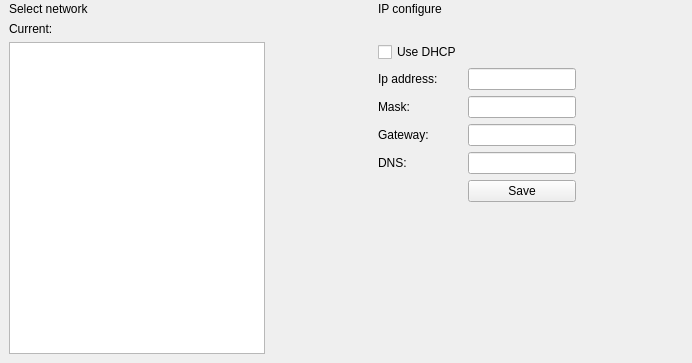
<?xml version="1.0" encoding="UTF-8"?>
<ui version="4.0">
 <class>HNManageEthenetWidget</class>
 <widget class="QWidget" name="HNManageEthenetWidget">
  <property name="geometry">
   <rect>
    <x>0</x>
    <y>0</y>
    <width>692</width>
    <height>363</height>
   </rect>
  </property>
  <property name="windowTitle">
   <string>Form</string>
  </property>
  <layout class="QVBoxLayout" name="verticalLayout">
   <property name="spacing">
    <number>0</number>
   </property>
   <property name="leftMargin">
    <number>0</number>
   </property>
   <property name="topMargin">
    <number>0</number>
   </property>
   <property name="rightMargin">
    <number>0</number>
   </property>
   <property name="bottomMargin">
    <number>0</number>
   </property>
   <item>
    <widget class="QWidget" name="widgetIP" native="true">
     <layout class="QGridLayout" name="gridLayout_9">
      <property name="topMargin">
       <number>2</number>
      </property>
      <item row="0" column="0">
       <widget class="QLabel" name="label_11">
        <property name="sizePolicy">
         <sizepolicy hsizetype="Preferred" vsizetype="Maximum">
          <horstretch>0</horstretch>
          <verstretch>0</verstretch>
         </sizepolicy>
        </property>
        <property name="text">
         <string>Select network</string>
        </property>
       </widget>
      </item>
      <item row="0" column="2">
       <widget class="QLabel" name="label_12">
        <property name="text">
         <string>IP configure</string>
        </property>
       </widget>
      </item>
      <item row="1" column="0">
       <widget class="QLabel" name="lb_curnet">
        <property name="text">
         <string>Current:</string>
        </property>
       </widget>
      </item>
      <item row="2" column="0" rowspan="7">
       <widget class="HNWIFIWidget" name="tableView_Wifi"/>
      </item>
      <item row="2" column="2">
       <widget class="QCheckBox" name="chk_dhcp">
        <property name="text">
         <string>Use DHCP</string>
        </property>
        <property name="checked">
         <bool>false</bool>
        </property>
       </widget>
      </item>
      <item row="3" column="2">
       <widget class="QLabel" name="label">
        <property name="text">
         <string>Ip address:</string>
        </property>
       </widget>
      </item>
      <item row="3" column="3">
       <widget class="QLineEdit" name="lineEdit_ip"/>
      </item>
      <item row="4" column="2">
       <widget class="QLabel" name="label_2">
        <property name="text">
         <string>Mask:</string>
        </property>
       </widget>
      </item>
      <item row="4" column="3">
       <widget class="QLineEdit" name="lineEdit_mask"/>
      </item>
      <item row="4" column="4">
       <spacer name="horizontalSpacer">
        <property name="orientation">
         <enum>Qt::Horizontal</enum>
        </property>
        <property name="sizeHint" stdset="0">
         <size>
          <width>59</width>
          <height>20</height>
         </size>
        </property>
       </spacer>
      </item>
      <item row="5" column="2">
       <widget class="QLabel" name="label_3">
        <property name="text">
         <string>Gateway:</string>
        </property>
       </widget>
      </item>
      <item row="5" column="3">
       <widget class="QLineEdit" name="lineEdit_gateway"/>
      </item>
      <item row="6" column="1">
       <spacer name="horizontalSpacer_2">
        <property name="orientation">
         <enum>Qt::Horizontal</enum>
        </property>
        <property name="sizeType">
         <enum>QSizePolicy::Expanding</enum>
        </property>
        <property name="sizeHint" stdset="0">
         <size>
          <width>60</width>
          <height>20</height>
         </size>
        </property>
       </spacer>
      </item>
      <item row="6" column="2">
       <widget class="QLabel" name="label_4">
        <property name="text">
         <string>DNS:</string>
        </property>
       </widget>
      </item>
      <item row="6" column="3">
       <widget class="QLineEdit" name="lineEdit_dns"/>
      </item>
      <item row="7" column="3">
       <widget class="HNPushButton" name="btn_saveip">
        <property name="text">
         <string>Save</string>
        </property>
       </widget>
      </item>
      <item row="8" column="3">
       <spacer name="verticalSpacer_2">
        <property name="orientation">
         <enum>Qt::Vertical</enum>
        </property>
        <property name="sizeHint" stdset="0">
         <size>
          <width>20</width>
          <height>119</height>
         </size>
        </property>
       </spacer>
      </item>
     </layout>
    </widget>
   </item>
  </layout>
 </widget>
 <customwidgets>
  <customwidget>
   <class>HNPushButton</class>
   <extends>QPushButton</extends>
   <header>hnpushbutton.h</header>
  </customwidget>
  <customwidget>
   <class>HNWIFIWidget</class>
   <extends>QTableView</extends>
   <header>hnwifiwidget.h</header>
  </customwidget>
 </customwidgets>
 <resources/>
 <connections/>
</ui>
